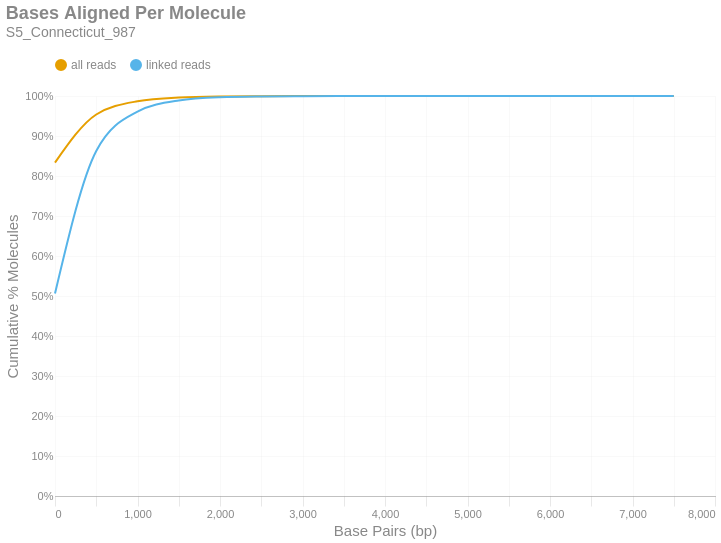

The code cell stored with this chart in its notebook:
### Markdown cell above
### Bases Aligned Per Molecule
This is a cumulative frequency distribution showing the number of base pairs aligned per unique molecule. These data are shown in 500 bp bins. There are two distributions: one with `all reads` (yellow) and another with only `linked reads` (blue). The percent of molecules in the `linked reads` distribution is relative to the total number of linked molecules.

### Code cell
if SKIPLR:
    print_html(f"Skipped")
else:
    binned_df = consolidated_hist(valids['aligned_bp'], mask, 500, True)
    with SafeRender(binned_df):
        (
            density_plot(binned_df, 'Bases Aligned Per Molecule', samplename, 'basesper')
            .encode(
                x=alt.X('bin:Q', title="Base Pairs (bp)").axis(tickMinStep=500).scale(padding=0),
                y=alt.Y('value:Q', title='Cumulative % Molecules')
                    .axis(format='%')
                    .scale(domain = [0,1])
                    .stack(False),
                color=alt.Color("key:N").scale(domain = ["all reads", "linked reads"]),
                tooltip = [
                    alt.Tooltip("key:N", title = "Data Type"),
                    alt.Tooltip("range_label:N", title="Bases Aligned Per Molecule"),
                    alt.Tooltip("value:Q", format = ".2%", title="% Molecules (Cum.)")
                ]
            )
        ).display()

### Figure 1 — Vega-Lite specification as saved in the notebook (floating-point values rounded to 4 significant figures)
{"width": "container", "height": 400, "config": {"title": {"anchor": "start", "dy": -15, "fontSize": 18, "color": "#888888", "subtitleColor": "#888888", "subtitleFontSize": 14}, "arc": {"fill": "#0072B2"}, "axis": {"domainColor": "#888888", "domainWidth": 0.5, "gridWidth": 0.2, "grid": false, "titleFontWeight": 400, "titleFontSize": 15, "labelFontSize": 11, "labelColor": "#888888", "tickColor": "#888888", "tickWidth": 0.2, "titleColor": "#888888"}, "axisBand": {"grid": false}, "axisX": {"grid": true, "tickSize": 10, "domainCap": "round"}, "axisY": {"domain": false, "grid": true, "tickSize": 0, "domainCap": "round"}, "background": "transparent", "header": {"labelFontSize": 15, "labelColor": "#888888", "titleFontSize": 15, "titleFontWeight": 600, "titleColor": "#888888"}, "legend": {"labelFont": "sans-serif", "labelFontSize": 12, "labelColor": "#888888", "symbolSize": 100, "symbolType": "circle", "titleFontSize": 12, "titlePadding": 10, "titleColor": "#888888", "title": null, "orient": "top"}, "range": {"category": ["#E69F00", "#56B4E9", "#009E73", "#F0E442", "#0072B2", "#D55E00", "#CC79A7", "#000000"], "diverging": ["#cfe8f3", "#a2d4ec", "#73bfe2", "#46abdb", "#1696d2", "#12719e"]}, "area": {"fill": "#0072B2", "fillOpacity": 0.7, "line": true, "strokeOpacity": 0.7}, "line": {"color": "#0072B2", "stroke": "#0072B2", "strokeWidth": 2}, "trail": {"color": "#0072B2", "stroke": "#0072B2", "strokeWidth": 0, "size": 1}, "point": {"filled": true, "fillOpacity": 1.0, "size": 95}, "text": {"color": "#888888", "fontSize": 11, "align": "right", "fontWeight": 400, "size": 11}, "bar": {"fill": "#0072B2", "stroke": null}, "view": {"stroke": null, "continuousWidth": 660, "continuousHeight": 400}}, "data": {"name": "data-db7b160a5bf4d948d2535abb695d290d"}, "mark": {"type": "line", "interpolate": "monotone", "point": {"opacity": 0, "size": 275}}, "encoding": {"color": {"field": "key", "scale": {"domain": ["all reads", "linked reads"]}, "type": "nominal"}, "tooltip": [{"field": "key", "title": "Data Type", "type": "nominal"}, {"field": "range_label", "title": "Bases Aligned Per Molecule", "type": "nominal"}, {"field": "value", "format": ".2%", "title": "% Molecules (Cum.)", "type": "quantitative"}], "x": {"axis": {"tickMinStep": 500}, "field": "bin", "scale": {"padding": 0}, "title": "Base Pairs (bp)", "type": "quantitative"}, "y": {"axis": {"format": "%"}, "field": "value", "scale": {"domain": [0, 1]}, "stack": false, "title": "Cumulative % Molecules", "type": "quantitative"}}, "params": [{"name": "param_c36ac31b6afebe62", "select": {"type": "point", "fields": ["key"]}, "bind": "legend"}], "title": {"text": "Bases Aligned Per Molecule", "subtitle": "S5_Connecticut_987"}, "transform": [{"fold": ["all reads (cumsum)", "linked reads (cumsum)"]}, {"calculate": "replace(datum.key, ' (cumsum)', '')", "as": "key"}, {"filter": {"param": "param_c36ac31b6afebe62"}}], "usermeta": {"embedOptions": {"downloadFileName": "S5_Connecticut_987.basesper"}}, "$schema": "https://vega.github.io/schema/vega-lite/v6.1.0.json", "datasets": {"data-db7b160a5bf4d948d2535abb695d290d": [{"bin": "0.0", "interval": "0.0-500.0", "all reads": 0.8334, "linked reads": 0.5063, "all reads (cumsum)": 0.8334, "linked reads (cumsum)": 0.5063, "range_label": "0-499"}, {"bin": "500.0", "interval": "500.0-1000.0", "all reads": 0.1204, "linked reads": 0.3564, "all reads (cumsum)": 0.9538, "linked reads (cumsum)": 0.8627, "range_label": "500-999"}, {"bin": "1000.0", "interval": "1000.0-1500.0", "all reads": 0.03304, "linked reads": 0.09819, "all reads (cumsum)": 0.9868, "linked reads (cumsum)": 0.9609, "range_label": "1000-1499"}, {"bin": "1500.0", "interval": "1500.0-2000.0", "all reads": 0.009399, "linked reads": 0.02793, "all reads (cumsum)": 0.9962, "linked reads (cumsum)": 0.9888, "range_label": "1500-1999"}, {"bin": "2000.0", "interval": "2000.0-2500.0", "all reads": 0.002714, "linked reads": 0.008066, "all reads (cumsum)": 0.999, "linked reads (cumsum)": 0.9969, "range_label": "2000-2499"}, {"bin": "2500.0", "interval": "2500.0-3000.0", "all reads": 0.0007081, "linked reads": 0.002104, "all reads (cumsum)": 0.9997, "linked reads (cumsum)": 0.999, "range_label": "2500-2999"}, {"bin": "3000.0", "interval": "3000.0-3500.0", "all reads": 0.0002181, "linked reads": 0.0006482, "all reads (cumsum)": 0.9999, "linked reads (cumsum)": 0.9997, "range_label": "3000-3499"}, {"bin": "3500.0", "interval": "3500.0-4000.0", "all reads": 7.719e-05, "linked reads": 0.0002294, "all reads (cumsum)": 1.0, "linked reads (cumsum)": 0.9999, "range_label": "3500-3999"}, {"bin": "4000.0", "interval": "4000.0-4500.0", "all reads": 2.507e-05, "linked reads": 7.449e-05, "all reads (cumsum)": 1.0, "linked reads (cumsum)": 1.0, "range_label": "4000-4499"}, {"bin": "4500.0", "interval": "4500.0-5000.0", "all reads": 7.336e-06, "linked reads": 2.18e-05, "all reads (cumsum)": 1.0, "linked reads (cumsum)": 1.0, "range_label": "4500-4999"}, {"bin": "5000.0", "interval": "5000.0-5500.0", "all reads": 3.21e-06, "linked reads": 9.539e-06, "all reads (cumsum)": 1.0, "linked reads (cumsum)": 1.0, "range_label": "5000-5499"}, {"bin": "5500.0", "interval": "5500.0-6000.0", "all reads": 6.114e-07, "linked reads": 1.817e-06, "all reads (cumsum)": 1.0, "linked reads (cumsum)": 1.0, "range_label": "5500-5999"}, {"bin": "6000.0", "interval": "6000.0-6500.0", "all reads": 1.528e-07, "linked reads": 4.542e-07, "all reads (cumsum)": 1.0, "linked reads (cumsum)": 1.0, "range_label": "6000-6499"}, {"bin": "6500.0", "interval": "6500.0-7000.0", "all reads": 1.528e-07, "linked reads": 4.542e-07, "all reads (cumsum)": 1.0, "linked reads (cumsum)": 1.0, "range_label": "6500-6999"}, {"bin": "7000.0", "interval": "7000.0-7500.0", "all reads": 0.0, "linked reads": 0.0, "all reads (cumsum)": 1.0, "linked reads (cumsum)": 1.0, "range_label": "7000-7499"}, {"bin": "7500.0", "interval": "7500.0-8000.0", "all reads": 1.528e-07, "linked reads": 4.542e-07, "all reads (cumsum)": 1.0, "linked reads (cumsum)": 1.0, "range_label": "7500-7999"}]}}
